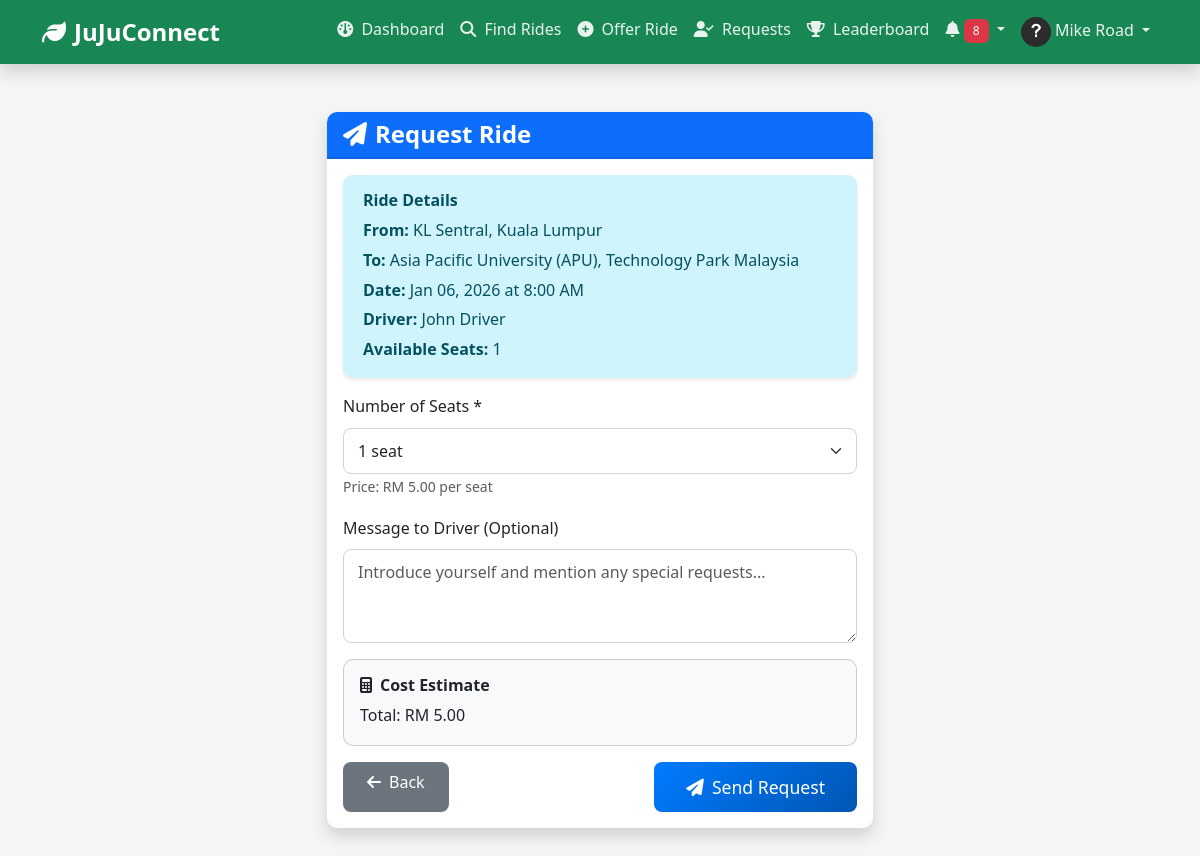
The page /rides/request.php?ride_id=1 (signed in) on the database its author committed.
### tables this page shows
CREATE TABLE IF NOT EXISTS `rides` (
  `RideID` int(11) NOT NULL AUTO_INCREMENT,
  `DriverID` int(11) NOT NULL,
  `OriginLocation` varchar(255) NOT NULL,
  `DestinationLocation` varchar(255) NOT NULL,
  `DepartureDate` date NOT NULL,
  `DepartureTime` time NOT NULL,
  `AvailableSeats` int(11) NOT NULL CHECK (`AvailableSeats` > 0),
  `TotalSeats` int(11) NOT NULL,
  `PricePerSeat` decimal(10,2) NOT NULL DEFAULT 0.00,
  `Distance` decimal(10,2) DEFAULT NULL COMMENT 'Distance in kilometers',
  `VehicleType` varchar(50) DEFAULT NULL COMMENT 'Car model/type',
  `VehiclePlateNumber` varchar(20) DEFAULT NULL,
  `Notes` text DEFAULT NULL COMMENT 'Additional ride information',
  `Status` enum('Available','Full','Completed','Cancelled','In Progress') DEFAULT 'Available',
  `CreatedAt` timestamp NULL DEFAULT CURRENT_TIMESTAMP,
  `UpdatedAt` timestamp NULL DEFAULT CURRENT_TIMESTAMP ON UPDATE CURRENT_TIMESTAMP,
  `CompletedAt` timestamp NULL DEFAULT NULL,
  PRIMARY KEY (`RideID`),
  KEY `idx_driver` (`DriverID`),
  KEY `idx_date` (`DepartureDate`),
  KEY `idx_status` (`Status`),
  KEY `idx_locations` (`OriginLocation`(100),`DestinationLocation`(100)),
  KEY `idx_search` (`DepartureDate`,`Status`,`AvailableSeats`),
  KEY `idx_rides_search` (`DepartureDate`,`Status`,`AvailableSeats`,`OriginLocation`(50)),
  CONSTRAINT `rides_ibfk_1` FOREIGN KEY (`DriverID`) REFERENCES `users` (`UserID`) ON DELETE CASCADE
);

CREATE TABLE IF NOT EXISTS `users` (
  `UserID` int(11) NOT NULL AUTO_INCREMENT,
  `FullName` varchar(180) NOT NULL,
  `Email` varchar(180) NOT NULL,
  `Password` varchar(255) NOT NULL COMMENT 'Hashed password using bcrypt/argon2',
  `Phone` varchar(20) DEFAULT NULL,
  `Role` enum('Driver','Passenger','Admin','Moderator') DEFAULT 'Passenger',
  `ProfilePicture` varchar(255) DEFAULT 'default-avatar.png',
  `Bio` text DEFAULT NULL,
  `EcoPoints` int(11) DEFAULT 0,
  `Rating` decimal(3,2) DEFAULT 0.00 COMMENT 'Average rating out of 5.00',
  `TotalRatings` int(11) DEFAULT 0,
  `Status` enum('Active','Suspended','Banned','Pending') DEFAULT 'Active',
  `EmailVerified` tinyint(1) DEFAULT 0,
  `VerificationToken` varchar(100) DEFAULT NULL,
  `ResetToken` varchar(100) DEFAULT NULL,
  `ResetTokenExpiry` datetime DEFAULT NULL,
  `CreatedAt` timestamp NULL DEFAULT CURRENT_TIMESTAMP,
  `UpdatedAt` timestamp NULL DEFAULT CURRENT_TIMESTAMP ON UPDATE CURRENT_TIMESTAMP,
  `LastLogin` timestamp NULL DEFAULT NULL,
  PRIMARY KEY (`UserID`),
  UNIQUE KEY `Email` (`Email`),
  KEY `idx_email` (`Email`),
  KEY `idx_role` (`Role`),
  KEY `idx_status` (`Status`),
  KEY `idx_eco_points` (`EcoPoints`)
);

### includes/functions.php (called while the page is built, shortened)
<?php
function format_date($date, $format = 'M d, Y') {
    return date($format, strtotime($date));
}
function format_time($time, $format = 'g:i A') {
    return date($format, strtotime($time));
}
function e($string) {
    return htmlspecialchars($string ?? '', ENT_QUOTES, 'UTF-8');
}
?>

### rides/request.php (the view, shortened to what this page needs)
<?php
require_once '../config/config.php';
$ride_id = intval($_GET['ride_id'] ?? 0);
$stmt = $pdo->prepare("
    SELECT r.*, u.FullName as DriverName, u.UserID as DriverID
    FROM Rides r
    JOIN Users u ON r.DriverID = u.UserID
    WHERE r.RideID = ?
");
$stmt->execute([$ride_id]);
$ride = $stmt->fetch();
?>
<?php include '../includes/header.php'; ?>
<div class="container my-5">
    <div class="row justify-content-center">
        <div class="col-lg-6">
            <div class="card shadow border-0">
                <div class="card-header bg-primary text-white">
                    <h4 class="mb-0"><i class="fas fa-paper-plane me-2"></i>Request Ride</h4>
                </div>
                <div class="card-body">
                    <div class="alert alert-info">
                        <h6 class="mb-2">Ride Details</h6>
                        <p class="mb-1"><strong>From:</strong> <?php echo e($ride['OriginLocation']); ?></p>
                        <p class="mb-1"><strong>To:</strong> <?php echo e($ride['DestinationLocation']); ?></p>
                        <p class="mb-1"><strong>Date:</strong> <?php echo format_date($ride['DepartureDate']); ?> at <?php echo format_time($ride['DepartureTime']); ?></p>
                        <p class="mb-1"><strong>Driver:</strong> <?php echo e($ride['DriverName']); ?></p>
                        <p class="mb-0"><strong>Available Seats:</strong> <?php echo $ride['AvailableSeats']; ?></p>
                    </div>
                    <form method="POST" action="">
                        <div class="mb-3">
                            <label for="seats_requested" class="form-label">Number of Seats *</label>
                            <select class="form-select" id="seats_requested" name="seats_requested" required>
                                <?php for ($i = 1; $i <= $ride['AvailableSeats']; $i++): ?>
                                    <option value="<?php echo $i; ?>"><?php echo $i; ?> seat<?php echo $i > 1 ? 's' : ''; ?></option>
                                <?php endfor; ?>
                            </select>
                            <small class="text-muted">Price: RM <?php echo number_format($ride['PricePerSeat'], 2); ?> per seat</small>
                        </div>
                        <div class="mb-3">
                            <label for="message" class="form-label">Message to Driver (Optional)</label>
                            <textarea class="form-control" id="message" name="message" rows="3"
                                      placeholder="Introduce yourself and mention any special requests..."></textarea>
                        </div>
                        <div class="mb-3">
                            <div class="card bg-light">
                                <div class="card-body">
                                    <h6 class="mb-2"><i class="fas fa-calculator me-2"></i>Cost Estimate</h6>
                                    <p class="mb-0">
                                        Total: RM <span id="totalCost"><?php echo number_format($ride['PricePerSeat'], 2); ?></span>
                                    </p>
                                </div>
                            </div>
                        </div>
                        <div class="d-flex justify-content-between">
                            <a href="view.php?id=<?php echo $ride_id; ?>" class="btn btn-secondary">
                                <i class="fas fa-arrow-left me-2"></i>Back
                            </a>
                            <button type="submit" class="btn btn-primary btn-lg">
                                <i class="fas fa-paper-plane me-2"></i>Send Request
                            </button>
                        </div>
                    </form>
                </div>
            </div>
        </div>
    </div>
</div>
<?php include '../includes/footer.php'; ?>

### assets/css/style.css (style rules this page uses)
:root { --primary-color: #28a745; --secondary-color: #007bff; --success-color: #28a745; --danger-color: #dc3545; --warning-color: #ffc107; --info-color: #17a2b8; --light-color: #f8f9fa; --dark-color: #343a40; --font-family: 'Segoe UI', Tahoma, Geneva, Verdana, sans-serif; }
* { margin: 0; padding: 0; box-sizing: border-box; }
body { font-family: var(--font-family); background-color: #f5f5f5; color: #333; line-height: 1.6; min-height: 100vh; display: flex; flex-direction: column; }
html { scroll-behavior: smooth; }
h1, h2, h3, h4, h5, h6 { font-weight: 600; margin-bottom: 1rem; }
a { text-decoration: none; transition: all 0.3s ease; }
.card { border-radius: 10px; transition: all 0.3s ease; overflow: hidden; }
.card-header { font-weight: 600; border-bottom: 2px solid rgba(0,0,0,0.1); }
.btn { border-radius: 8px; padding: 0.5rem 1.5rem; font-weight: 500; transition: all 0.3s ease; border: none; }
.btn-primary { background: linear-gradient(135deg, #007bff 0%, #0056b3 100%); }
.btn-lg { padding: 0.75rem 2rem; font-size: 1.1rem; }
.form-control, .form-select { border-radius: 8px; border: 1px solid #ced4da; padding: 0.625rem 0.875rem; transition: all 0.3s ease; }
.alert { border-radius: 10px; border: none; padding: 1rem 1.25rem; box-shadow: 0 2px 4px rgba(0,0,0,0.1); }

### rows shown on the page
rides: OriginLocation "KL Sentral, Kuala Lumpur", DestinationLocation "Asia Pacific University (APU), Technology Park Malaysia", DepartureDate "Jan 06, 2026", DepartureTime "8:00 AM", DriverID.FullName "John Driver", AvailableSeats "1", PricePerSeat "5.00"

### other values the page prints
SITE_NAME "JuJuConnect"
$unread_count "8"
$_SESSION['full_name'] "Mike Road"
form field seats_requested "1 seat"
